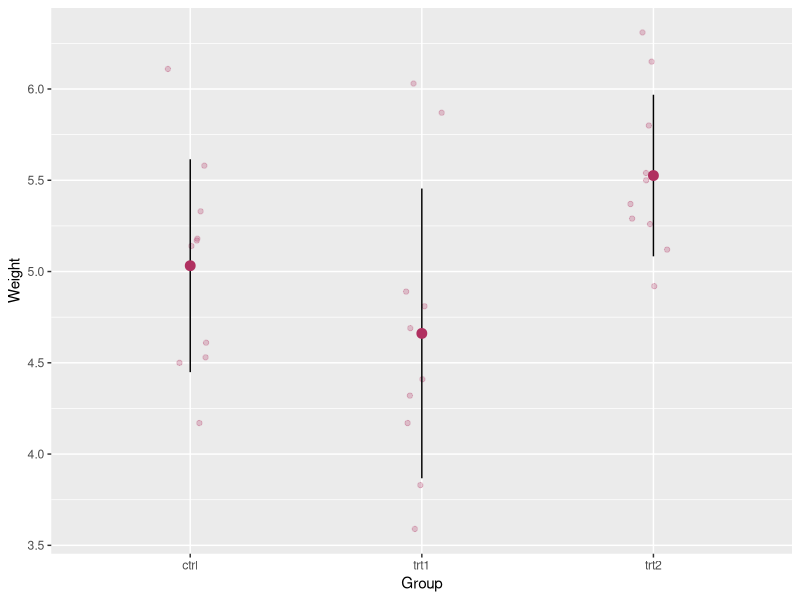
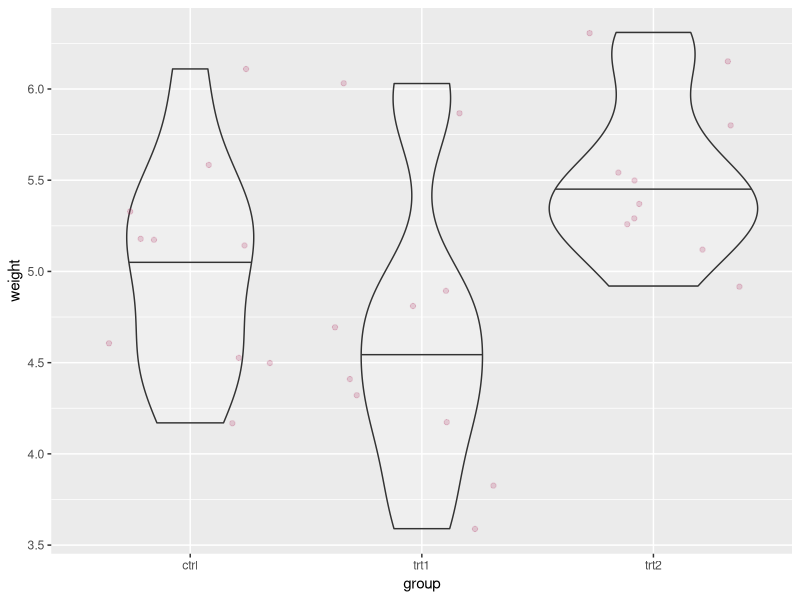

The R source for these figures, in order:
# set up ------------------------------------------------------------------
rm(list = ls())
library(tidyverse)


# exercise 1 --------------------------------------------------------------

df0 <- tibble(PlantGrowth)
## plot based off of 4.1
df0_mu <- df0 %>%
  group_by(group) %>% 
  summarize(mu_0 = mean(weight),
            sd_0 = sd(weight))

df0 %>% 
  ggplot(aes(x = group,
             y = weight)) +
  geom_jitter(width = 0.1, 
              height = 0,
              alpha = 0.25, color = "maroon") +
  geom_segment(data = df0_mu,
               aes(x = group,
                   xend = group,
                   y = mu_0 - sd_0,
                   yend = mu_0 + sd_0)) +
  geom_point(data = df0_mu,
             aes(x = group,
                 y = mu_0),
             size = 3, color = "maroon") +
  labs(x = "Group",
       y = "Weight")

##Violin plot
df0 %>% 
  ggplot(aes(x = group,
             y = weight)) +
  geom_violin(draw_quantiles = 0.5, 
              alpha = 0.2) + 
  geom_jitter(alpha = 0.2, color = "maroon")
# exercise 2 --------------------------------------------------------------

## Manually calculate F value
mu <- mean(df0$weight)


df_g <- df0 %>% 
  group_by(group) %>% 
  summarize(mu_g = mean(weight), 
            dev_g = (mu_g - mu)^2, 
            n = n()) 

df_g <- df_g %>% 
  mutate(ss = dev_g * n)

s_b <- sum(df_g$ss)

df_i <- df0 %>% 
  group_by(group) %>% 
  mutate(mu_g = mean(weight)) %>% 
  ungroup() %>% 
  mutate(dev_i = (weight - mu_g)^2) 

df_i_g <- df_i %>% 
  group_by(group) %>% 
  summarize(ss = sum(dev_i))

s_w <- sum(df_i_g$ss)

n_g <- n_distinct(df0$group)
s2_b <- s_b / (n_g - 1)

s2_w <- s_w / (nrow(df0) - n_g)

## f-statistic
f_value <- s2_b / s2_w
f_value

##Check work with aov()
x <- aov(formula = weight ~ group,
    data = df0)
summary(x)

TukeyHSD(x)

## create a function to calculate f value
plant_f <- function(data) {
  mu <- mean(data$weight)
  
  
  df_g <- data %>% 
    group_by(group) %>% 
    summarize(mu_g = mean(weight), 
              dev_g = (mu_g - mu)^2, 
              n = n()) 
  
  df_g <- df_g %>% 
    mutate(ss = dev_g * n)
  
  s_b <- sum(df_g$ss)
  
  df_i <- data %>% 
    group_by(group) %>% 
    mutate(mu_g = mean(weight)) %>% 
    ungroup() %>% 
    mutate(dev_i = (weight - mu_g)^2) 
  
  df_i_g <- df_i %>% 
    group_by(group) %>% 
    summarize(ss = sum(dev_i))
  
  s_w <- sum(df_i_g$ss)
  
  n_g <- n_distinct(df0$group)
  s2_b <- s_b / (n_g - 1)
  
  s2_w <- s_w / (nrow(data) - n_g)
  
  ## f-statistic
  f_value <- s2_b / s2_w
  
  return(f_value)
}

plant_f(df0)
